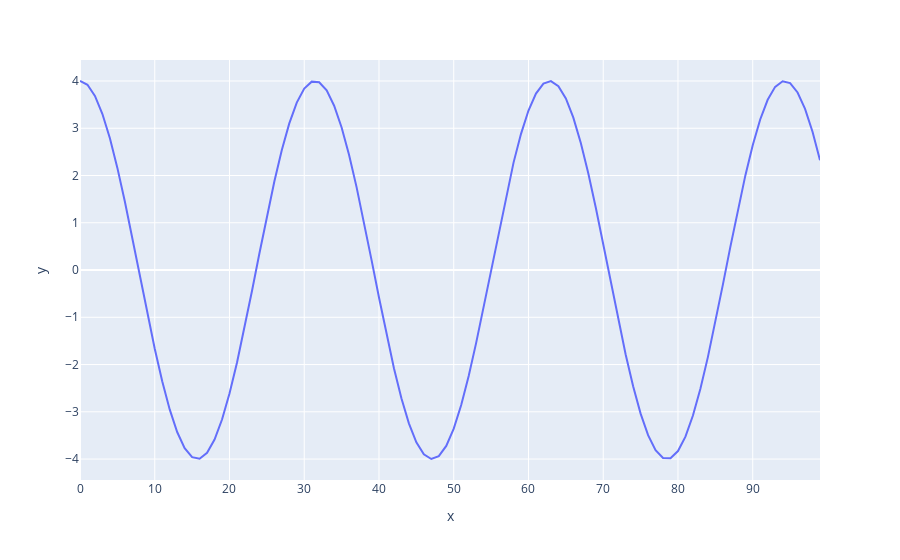

Here is the notebook cell this chart was saved with:
### Markdown cell above
Cyclical Model of Business Cycle

### Code cell
import numpy as np
import plotly.express as px

def model(a, ω, θ, T):
    θ = 0 # Phase Shift
    ω = 0.2 # Frequency (2π/Duration)
    a = 2 # Amplitude
    Y = 2*a*np.cos(ω*T+θ)
    return Y

T = np.arange(100)
px.line(y=model(a, ω, θ, T),x=T)
px.line(y=model(a, ω, θ+0.5, T),x=T).show()

### Figure 1 — Plotly figure (JSON) as saved in the notebook; plotly's stock layout.template omitted (floating-point values rounded to 4 significant figures)
{"data": [{"hovertemplate": "x=%{x}<br>y=%{y}<extra></extra>", "legendgroup": "", "line": {"color": "#636efa", "dash": "solid"}, "marker": {"symbol": "circle"}, "mode": "lines", "name": "", "orientation": "v", "showlegend": false, "type": "scatter", "x": [0, 1, 2, 3, 4, 5, 6, 7, 8, 9, 10, 11, 12, 13, 14, 15, 16, 17, 18, 19, 20, 21, 22, 23, 24, 25, 26, 27, 28, 29, 30, 31, 32, 33, 34, 35, 36, 37, 38, 39, 40, 41, 42, 43, 44, 45, 46, 47, 48, 49, 50, 51, 52, 53, 54, 55, 56, 57, 58, 59, 60, 61, 62, 63, 64, 65, 66, 67, 68, 69, 70, 71, 72, 73, 74, 75, 76, 77, 78, 79, 80, 81, 82, 83, 84, 85, 86, 87, 88, 89, 90, 91, 92, 93, 94, 95, 96, 97, 98, 99], "xaxis": "x", "y": [4, 3.92, 3.684, 3.301, 2.787, 2.161, 1.449, 0.6799, -0.1168, -0.9088, -1.665, -2.354, -2.95, -3.428, -3.769, -3.96, -3.993, -3.867, -3.587, -3.164, -2.615, -1.961, -1.229, -0.4486, 0.35, 1.135, 1.874, 2.539, 3.102, 3.542, 3.841, 3.986, 3.973, 3.801, 3.478, 3.016, 2.433, 1.754, 1.005, 0.2158, -0.582, -1.357, -2.077, -2.715, -3.244, -3.645, -3.899, -3.999, -3.939, -3.722, -3.356, -2.857, -2.244, -1.541, -0.7773, 0.0177, 0.812, 1.574, 2.273, 2.882, 3.375, 3.735, 3.945, 3.998, 3.891, 3.63, 3.224, 2.689, 2.047, 1.323, 0.5469, -0.2512, -1.039, -1.786, -2.461, -3.039, -3.495, -3.812, -3.977, -3.983, -3.831, -3.525, -3.08, -2.511, -1.843, -1.101, -0.3147, 0.4838, 1.263, 1.992, 2.641, 3.185, 3.603, 3.876, 3.995, 3.955, 3.757, 3.409, 2.926, 2.325], "yaxis": "y"}], "layout": {"legend": {"tracegroupgap": 0}, "margin": {"t": 60}, "xaxis": {"anchor": "y", "domain": [0, 1], "title": {"text": "x"}}, "yaxis": {"anchor": "x", "domain": [0, 1], "title": {"text": "y"}}}}
